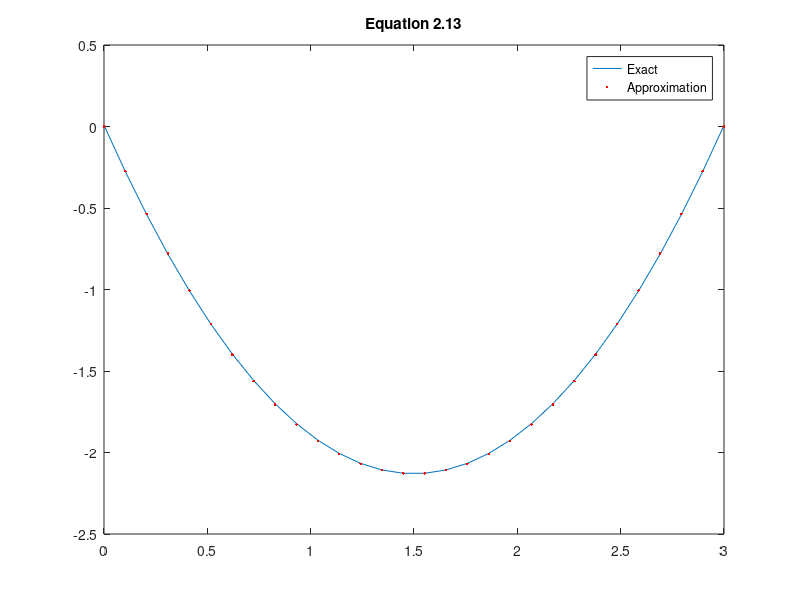
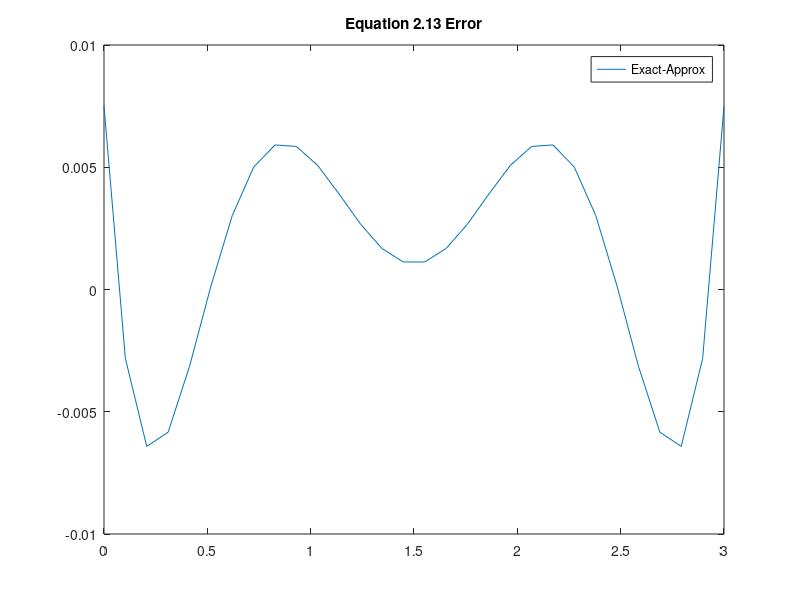

Source code (MATLAB) for these figures, in order:
clear; close all;

N=30;
xmin=0; xmax=3;
h=(xmax-xmin)/(N-1);
x=xmin:h:xmax;
x=x';
y1=.95*(x-1.5).^2-2.13;
y2=y1;

A=zeros(N,N);
A(1,1)=1;
A(N,N)=1;
b=zeros(N,1);
b(1,1)=0;
b(N,1)=0;
for iterator1=2:1:N-1
    A(iterator1,iterator1-1)=1/(h^2);
    A(iterator1,iterator1)=-2/(h.^2);
    A(iterator1,iterator1+1)=1/(h^2);
    b(iterator1,1)=1-sin(y2(iterator1));
end;

err=1;
while err>.0001
    y2=A\b;
    err1=A*y2-(1-sin(y2));
    err=max(abs(err1(2:N-1)));
    b(2:N-1)=1-sin(y2(2:N-1));
end;

figure;
plot(x,y1,x,y2,'r.');
legend('Exact','Approximation');
title('Equation 2.13');

figure;
plot(x,y1-y2);
title('Equation 2.13 Error');
legend('Exact-Approx');